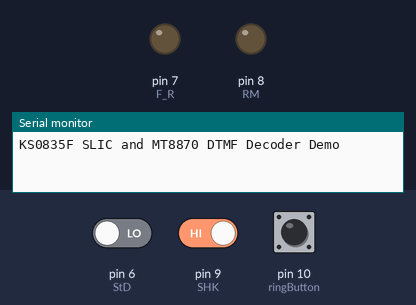
A sketch run on a simulated Arduino Uno, built with avr-gcc and run on an emulated ATmega328P. On the bench: output pins drawn as LEDs (lit = HIGH), the last lines printed to the serial monitor. Dashed ring = blinking. The inputs (shaded band) are chosen by the test bench; at power-on: pin 9 (SHK) HIGH, pin 10 (ringButton) HIGH, pin 6 (StD) LOW.

Above: at 1.2 s.
1.3 s: pin 9 (SHK) driven LOW
2.8 s: pin 10 (ringButton) pulled LOW for 3.2 s
At 4.2 s:
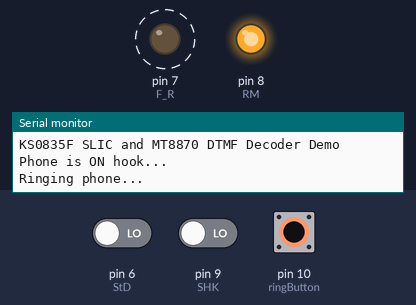
8.3 s: pin 10 (ringButton) pulled LOW for 0.15 s
At 11.1 s:
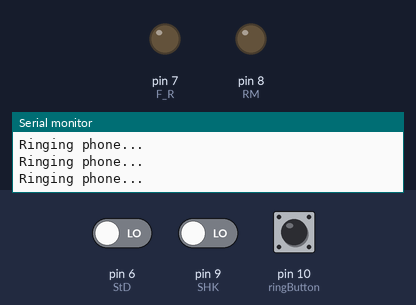
11.4 s: pin 10 (ringButton) pulled LOW for 1 s
At 11.9 s:
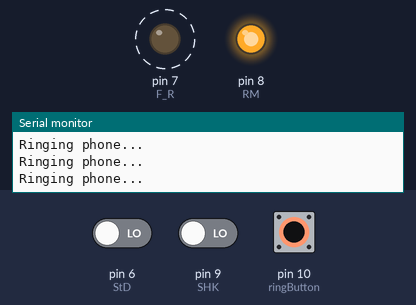
14.9 s: pin 9 (SHK) driven HIGH
16.4 s: pin 9 (SHK) driven LOW and pin 10 (ringButton) driven LOW
At 16.9 s:
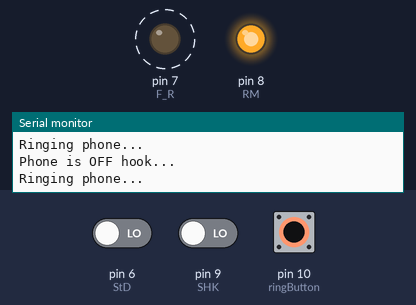
Timing chart, 0 to 20.4 s (numbered marks = the images above; inputs shaded):
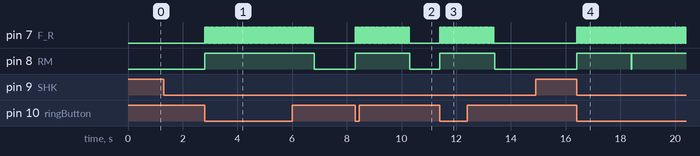

The sketch:

KS0835F_SLIC_Demo.ino
```cpp
// KS0835F phone line interface SLIC and MT8870 DTMF Decoder Demo
// Target Hardware:  Uno, SLIC breakout board, DTMF Decoder board
// https://github.com/GadgetReboot/DTMF_Decoder
// https://github.com/GadgetReboot/KS0835F_Phone_SLIC
//
// MT8870 Pin         Uno Pin
//   Q1                  2
//   Q2                  3
//   Q3                  4
//   Q4                  5
//   StD                 6
//
// KS0835F pin        Uno Pin
//   F_R                 7
//   RM                  8
//   SHK                 9
//
//  Ring push button     10
//
// When the ring button is pressed, if the phone is on-hook (required for ringing a phone),
// a 20 Hz ring signal is generated.
//
// When the phone is taken off-hook, any DTMF signals are decoded and printed on the serial monitor.
//
// Tested with Arduino IDE 1.8.13
// Gadget Reboot
// https://www.youtube.com/gadgetreboot

// input pins from MT8870
const byte Q1 = 2;    // dtmf data bits to decode
const byte Q2 = 3;
const byte Q3 = 4;
const byte Q4 = 5;
const byte StD = 6;   // delayed steering = high when valid Q1..Q4 data present

// pins for KS0835F module interface
const byte F_R = 7;   // forward/reverse is toggled to produce ringing output, set low for other modes
const byte  RM = 8;   // set high while generating a ring output, low for other modes
const byte SHK = 9;   // switch hook input is high to indicate an off-hook condition, low for on-hook

const byte ringButton = 10;  // button to generate a ring signal on the phone line

byte hookStatus = 1;  // track whether phone is on or off hook (0=off-hook 1=on-hook)

void setup() {
  Serial.begin(9600);

  // configure MT8870 pins
  pinMode(Q1, INPUT);
  pinMode(Q2, INPUT);
  pinMode(Q3, INPUT);
  pinMode(Q4, INPUT);
  pinMode(StD, INPUT);

  // configure KS0835F pins
  pinMode(F_R, OUTPUT);
  pinMode(RM, OUTPUT);
  pinMode(SHK, INPUT);

  pinMode(ringButton, INPUT_PULLUP);  // button to ring the phone

  Serial.println();
  Serial.println("KS0835F SLIC and MT8870 DTMF Decoder Demo");
  Serial.println();

}

void loop() {

  // ensure module is configured so KS0835F control pins
  // are set for non ringing standby mode at the start of each loop
  digitalWrite(F_R, LOW);  // set forward/reverse pin low for all modes except ringing
  digitalWrite(RM, LOW);   // set ring mode pin low for all modes except ringing

  // check if phone hook status has changed (just picked up or placed back on-hook)
  byte reading = digitalRead(SHK);
  if (reading != hookStatus) {
    if (hookStatus == 0)
      Serial.println("Phone is OFF hook...");
    else
      Serial.println("Phone is ON hook...");
    hookStatus = reading;
    delay(20);  // crude and vile "debounce" delay because KS0835F hook signal needs debouncing
  }

  // generate a short ring signal if button is pressed
  if (!digitalRead(ringButton)) {
    generateRingSignal();
  }

  // if phone is off hook, listen for DTMF tones
  if (digitalRead(SHK)) {
    checkDTMF();  // see if there has been a DTMF keypress and print on serial monitor if so
  }

}

// generate a test ring signal
void generateRingSignal() {
  // check if phone is on-hook before ringing, then generate a short ring at 20 Hz
  // this should be implemented better, maybe with interrupts so that as soon as the
  // phone is picked up, ring generation stops but this is ok for testing
  if (!digitalRead(SHK)) {
    Serial.println("Ringing phone...");
    digitalWrite(RM, HIGH);         // enable ring mode
    for (int i = 0; i < 40; i++) {
      digitalWrite(F_R, HIGH);      // toggle fwd/rev pin to generate ring
      delay(25);  // 25 mS = half of 20 Hz period
      digitalWrite(F_R, LOW);
      delay(25);  // 25 mS = half of 20 Hz period
    }
    digitalWrite(RM, LOW);          // disable ring mode
  }
}

// check if there is a valid DTMF signal to decode
void checkDTMF() {
  // StD (delayed steering) output from MT8870 is high while a DTMF signal is present, low when not
  // when a DTMF tone pair is present, decode the key pressed (0-9, *, #)  A, B, C, D  are not decoded
  if (digitalRead(StD)) {
    uint8_t dtmf = ( 0x00 | (digitalRead(Q1) << 0) | (digitalRead(Q2) << 1) | (digitalRead(Q3) << 2) | (digitalRead(Q4) << 3) );
    switch (dtmf)
    {
      case 0x01:
        Serial.println("DTMF: 1");
        break;
      case 0x02:
        Serial.println("DTMF: 2");
        break;
      case 0x03:
        Serial.println("DTMF: 3");
        break;
      case 0x04:
        Serial.println("DTMF: 4");
        break;
      case 0x05:
        Serial.println("DTMF: 5");
        break;
      case 0x06:
        Serial.println("DTMF: 6");
        break;
      case 0x07:
        Serial.println("DTMF: 7");
        break;
      case 0x08:
        Serial.println("DTMF: 8");
        break;
      case 0x09:
        Serial.println("DTMF: 9");
        break;
      case 0x0A:
        Serial.println("DTMF: 0");
        break;
      case 0x0B:
        Serial.println("DTMF: *");
        break;
      case 0x0C:
        Serial.println("DTMF: #");
        break;
    }
    while (digitalRead(StD)) {};  // wait for current dtmf signal to end before looking for the next one
  }
}
```

Measured:
- after the input at 2.8 s, pin 7 (F_R): alternates HIGH for 0.03 s and LOW for 0.03 s, 160 changes in all, then stays LOW, starting at once; pin 8 (RM): LOW → HIGH at once, → LOW 4.0 s later
- after the input at 8.3 s, pin 7 (F_R): alternates HIGH for 0.03 s and LOW for 0.03 s, 80 changes in all, then stays LOW, starting at once; pin 8 (RM): LOW → HIGH at once, → LOW 2.0 s later
- after the input at 11.4 s, pin 7 (F_R): alternates HIGH for 0.03 s and LOW for 0.03 s, 80 changes in all, then stays LOW, starting at once; pin 8 (RM): LOW → HIGH at once, → LOW 2.0 s later
- after the input at 16.4 s, pin 7 (F_R): alternates HIGH for 0.03 s and LOW for 0.03 s, starting at once; pin 8 (RM): LOW → HIGH at once, → LOW 2.0 s later, → HIGH 0.02 s later
